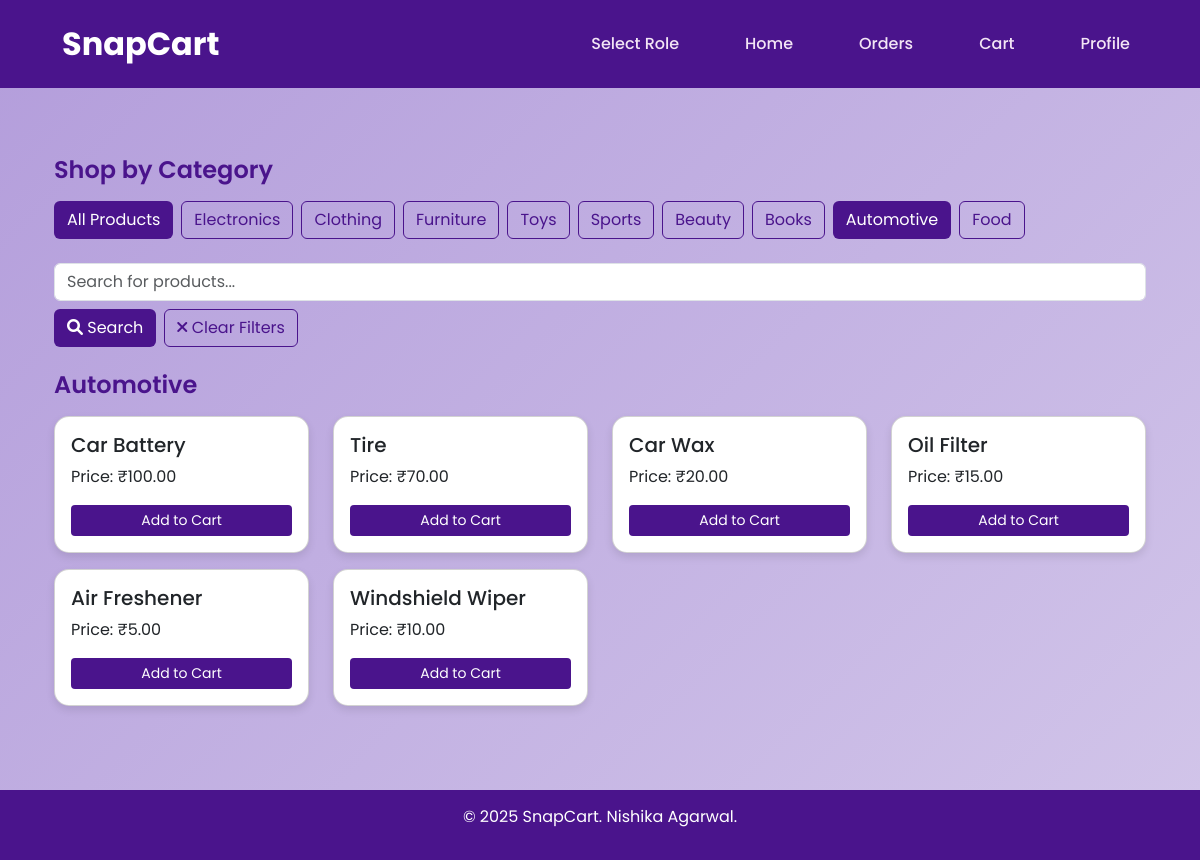
/user_home?category_id=8 (signed in), run on an earlier commit of the app's database.
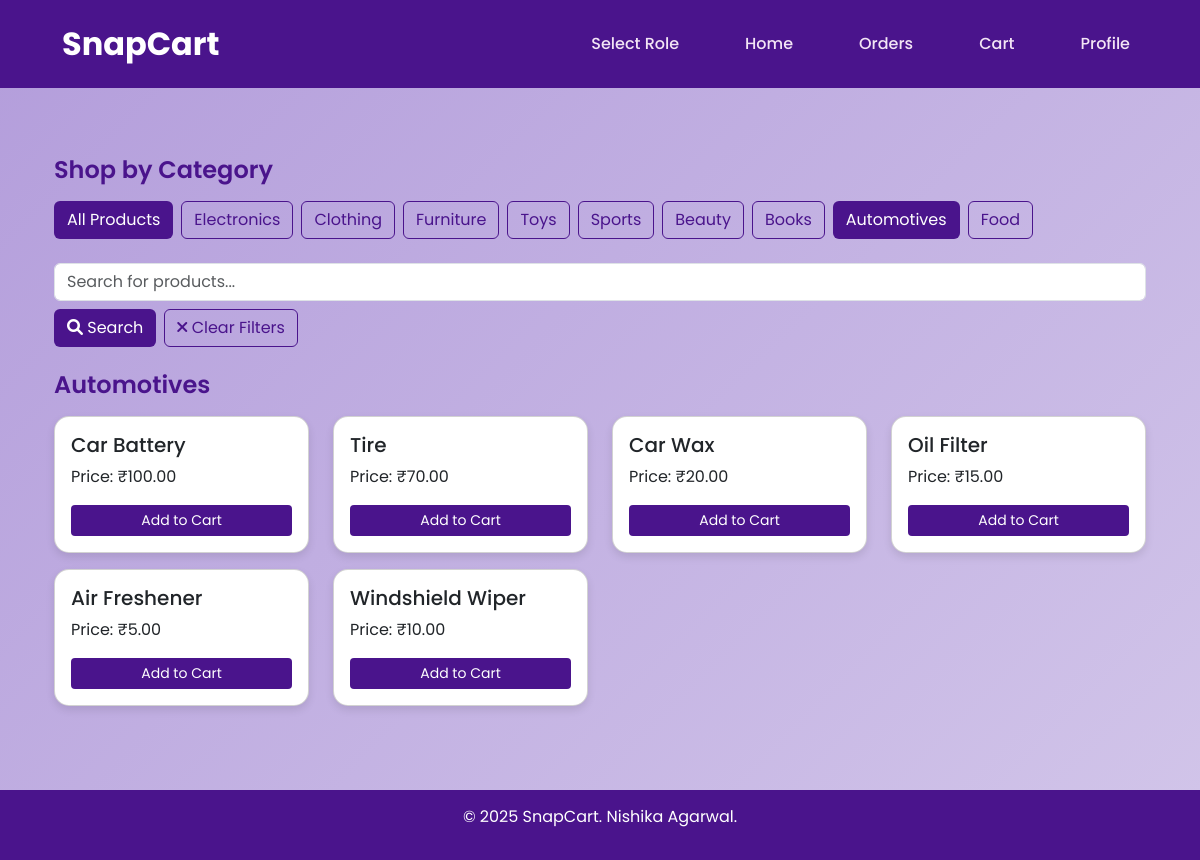
And on a later commit of the database.
### models.py (models this page shows)
class Category(db.Model):
    __tablename__ = 'category'
    id = db.Column(db.Integer, primary_key=True)
    name = db.Column(db.String(64), nullable=False)
    products = db.relationship('Product', back_populates='category', cascade='all, delete')

### routes.py (the view)
@app.route("/user_home", methods=["GET"])
@auth_required
def user_home():
    search_query = request.args.get("search", "").strip()
    category_id = request.args.get("category_id", "").strip()
    page = request.args.get("page", 1, type=int)
    categories = Category.query.all()
    products_query = Product.query
    if search_query:
        products_query = products_query.filter(
            Product.name.ilike(f"%{search_query}%")
        )
    selected_category = None
    if category_id:
        try:
            category_id = int(category_id)
            selected_category = db.session.get(Category, category_id)
            if selected_category:
                products_query = products_query.filter_by(
                    category_id=category_id
                )
            else:
                category_id = ""
        except ValueError:
            category_id = ""
    pagination = products_query.order_by(Product.id.asc()).paginate(
        page=page,
        per_page=12,
        error_out=False
    )
    products = pagination.items
    if search_query and not products:
        flash("No products found!", "danger")
    elif category_id and not products:
        flash("No products found in this category!", "danger")
    return render_template(
        "user/user_home.html",
        categories=categories,
        products=products,
        pagination=pagination,
        selected_category=selected_category,
        user=User.query.get(session["user_id"])
    )

### routes.py (called while the page is built)
def auth_required(func):
    @wraps(func)
    def inner(*args, **kwargs):
        if 'user_id' not in session:
            flash('Please login to continue', 'danger')
            return redirect(url_for('user_login'))
        return func(*args, **kwargs)
    return inner

### templates/user/user_home.html (shortened to what this page needs)
{% extends 'user/final_layout.html' %}
{% block content %}
<div class="container py-4">
<div class="container py-4">
    <h4 class="mb-3">Shop by Category</h4>
    <div class="d-flex flex-wrap gap-2 mb-4">
        <a href="{{ url_for('user_home', search=request.args.get('search', '')) }}"
           class="btn btn-snap">
            All Products
        </a>
        {% for category in categories %}
        <a href="{{ url_for('user_home',
                            category_id=category.id,
                            search=request.args.get('search', '')) }}"
           class="btn {% if selected_category and selected_category.id == category.id %}btn-snap{% else %}btn-outline-secondary{% endif %}">
            {{ category.name }}
        </a>
        {% endfor %}
    </div>
    <form method="GET"
        action="{{ url_for('user_home') }}"
        class="mb-4 d-flex gap-2 flex-wrap">
        <input
            type="text"
            name="search"
            class="form-control"
            placeholder="Search for products..."
            value="{{ request.args.get('search', '') }}"
        >
        <button class="btn btn-snap" type="submit">
            <i class="fas fa-search"></i> Search
        </button>
        <a href="{{ url_for('user_home') }}"
        class="btn btn-outline-secondary">
            <i class="fas fa-times"></i> Clear Filters
        </a>
    </form>
    <h4 class="mb-3">
        {% if selected_category %}
            {{ selected_category.name }}
        {% else %}
            All Products
        {% endif %}
    </h4>
    {% if products %}
    <div class="row">
        {% for product in products %}
        <div class="col-12 col-sm-6 col-lg-4 col-xl-3 mb-3">
            <div class="card product-card p-3 h-100">
                <h5 class="card-title">
                    {{ product.name }}
                </h5>
                <p class="card-text mb-3">
                    Price: ₹{{ '%.2f'|format(product.price) }}
                </p>
                <form method="POST"
                      action="{{ url_for('add_to_cart', product_id=product.id) }}"
                      class="mt-auto">
                    <button type="submit"
                            class="btn btn-sm btn-snap w-100">
                        Add to Cart
                    </button>
                </form>
            </div>
        </div>
        {% endfor %}
    </div>
    {% else %}
    <p class="text-center mt-4">No products found.</p>
    {% endif %}
</div>
{% endblock %}

What changed in the data, as far as the page shows it:
changed Category: name "Automotive" → "Automotives"
